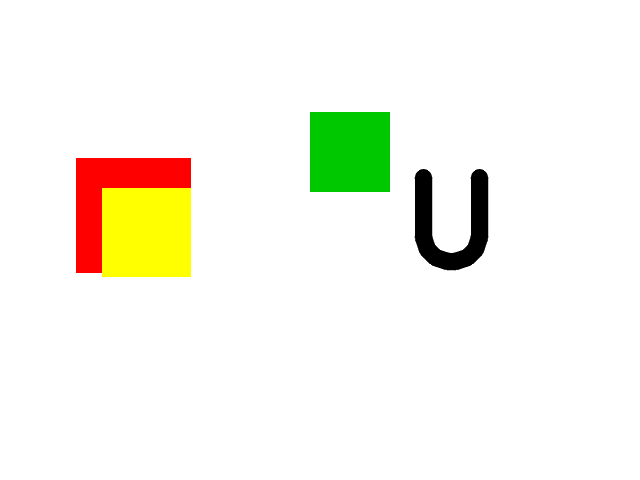
#> input picture samples/sample_04.png, 640 x 480 px, given in place of the camera
$ python vision_detect.py
#> lines starting #> are read from the running program, lines starting #| are printed output that depends on the picture; after the words box and inside, x2 and y2 are one past the last pixel; in counts of white or black regions, pixels touching at a corner belong together
import argparse
import os
import sys
import glob
import json
import time
from typing import List, Tuple, Dict

import cv2
import numpy as np


# -----------------------------
# Letter template generation
# -----------------------------
def make_letter_template(letter: str, size: int = 128, font_scale: float = 3.0, thickness: int = 10) -> np.ndarray:
    img = np.full((size, size), 255, np.uint8)
    font = cv2.FONT_HERSHEY_SIMPLEX
    (tw, th), baseline = cv2.getTextSize(letter, font, font_scale, thickness)
    x = (size - tw) // 2
    y = (size + th) // 2
    cv2.putText(img, letter, (x, y), font, font_scale, (0,), thickness, cv2.LINE_AA)
    return img


def rotate_image(img: np.ndarray, angle: float) -> np.ndarray:
    (h, w) = img.shape[:2]
    center = (w // 2, h // 2)
    M = cv2.getRotationMatrix2D(center, angle, 1.0)
    rotated = cv2.warpAffine(img, M, (w, h), flags=cv2.INTER_LINEAR, borderMode=cv2.BORDER_CONSTANT, borderValue=255)
    return rotated


def generate_letter_templates(letters: List[str] = ["H", "S", "U"],
                              base_size: int = 128,
                              scales: List[float] = None,
                              angles: List[float] = None,
                              include_inverted: bool = True,
                              edge_mode: bool = False) -> Dict[str, List[np.ndarray]]:
    if scales is None:
        scales = [0.3, 0.45, 0.6, 0.8, 1.0, 1.3, 1.6, 2.0]
    if angles is None:
        angles = [-12, -8, -4, 0, 4, 8, 12]
    templates: Dict[str, List[np.ndarray]] = {}
    for L in letters:
        base = make_letter_template(L, size=base_size, font_scale=3.0, thickness=10)
        variants: List[np.ndarray] = []
        for ang in angles:
            rot = rotate_image(base, ang)
            for s in scales:
                sz = max(24, int(base_size * s))
                tpl = cv2.resize(rot, (sz, sz), interpolation=cv2.INTER_AREA)
                # Ensure binary-ish template (white background, dark letter)
                tpl_bin = cv2.threshold(tpl, 0, 255, cv2.THRESH_BINARY + cv2.THRESH_OTSU)[1]
                if edge_mode:
                    tpl_edges = cv2.Canny(tpl_bin, 60, 140)
                    variants.append(tpl_edges)
                    if include_inverted:
                        variants.append(cv2.Canny(255 - tpl_bin, 60, 140))
                else:
                    variants.append(tpl_bin)
                    if include_inverted:
                        variants.append(255 - tpl_bin)
        templates[L] = variants
    return templates


# -----------------------------
# Template matching + NMS
# -----------------------------
def non_max_suppression(boxes: List[Tuple[int, int, int, int]], scores: List[float], overlap_thresh: float = 0.3):
    if len(boxes) == 0:
        return []
    boxes_np = np.array(boxes, dtype=float)
    scores_np = np.array(scores, dtype=float)

    x1 = boxes_np[:, 0]
    y1 = boxes_np[:, 1]
    x2 = boxes_np[:, 0] + boxes_np[:, 2]
    y2 = boxes_np[:, 1] + boxes_np[:, 3]
    areas = (x2 - x1) * (y2 - y1)
    order = scores_np.argsort()[::-1]

    keep = []
    while order.size > 0:
        i = order[0]
        keep.append(i)
        xx1 = np.maximum(x1[i], x1[order[1:]])
        yy1 = np.maximum(y1[i], y1[order[1:]])
        xx2 = np.minimum(x2[i], x2[order[1:]])
        yy2 = np.minimum(y2[i], y2[order[1:]])

        w = np.maximum(0.0, xx2 - xx1)
        h = np.maximum(0.0, yy2 - yy1)
        inter = w * h
        iou = inter / (areas[i] + areas[order[1:]] - inter + 1e-6)
        inds = np.where(iou <= overlap_thresh)[0]
        order = order[inds + 1]
    return [int(k) for k in keep]


def match_letters(gray: np.ndarray,
                  templates: Dict[str, List[np.ndarray]],
                  threshold: float = 0.55,
                  max_detections_per_letter: int = 3,
                  edge_mode: bool = False):
    detections = []  # dicts: {label, score, box}
    src = gray
    if edge_mode:
        src = cv2.Canny(gray, 60, 140)
    for label, tpls in templates.items():
        boxes = []
        scores = []
        for tpl in tpls:
            th, tw = tpl.shape[:2]
            if src.shape[0] < th or src.shape[1] < tw:
                continue
            res = cv2.matchTemplate(src, tpl, cv2.TM_CCOEFF_NORMED)
            loc = np.where(res >= threshold)
            for (y, x) in zip(*loc):
                score = float(res[y, x])
                boxes.append((x, y, tw, th))
                scores.append(score)
        if boxes:
            keep_idx = non_max_suppression(boxes, scores, overlap_thresh=0.35)
            # sort kept by score desc
            keep_idx = sorted(keep_idx, key=lambda i: scores[i], reverse=True)
            for i in keep_idx[:max_detections_per_letter]:
                detections.append({
                    "label": label,
                    "score": float(scores[i]),
                    "box": [int(v) for v in boxes[i]]
                })
    # Sort overall by score desc
    detections.sort(key=lambda d: d["score"], reverse=True)
    return detections


# -----------------------------
# Color square detection (HSV)
# -----------------------------
def detect_color_squares(frame_bgr: np.ndarray) -> List[Dict]:
    hsv = cv2.cvtColor(frame_bgr, cv2.COLOR_BGR2HSV)
    # Tuned to RCJ markers (adjust in field)
    ranges = {
        "RED": [(np.array([0, 100, 80]), np.array([10, 255, 255])),
                 (np.array([170, 100, 80]), np.array([180, 255, 255]))],
        # Slightly broadened yellow (lower S)
        "YELLOW": [(np.array([18, 60, 120]), np.array([38, 255, 255]))],
        "GREEN": [(np.array([40, 60, 60]), np.array([90, 255, 255]))],
    }

    results: List[Dict] = []
    for color, bounds_list in ranges.items():
        mask_total = None
        for lb, ub in bounds_list:
            mask = cv2.inRange(hsv, lb, ub)
            mask_total = mask if mask_total is None else cv2.bitwise_or(mask_total, mask)
        kernel = np.ones((5, 5), np.uint8)
        mask_total = cv2.morphologyEx(mask_total, cv2.MORPH_OPEN, kernel)
        mask_total = cv2.morphologyEx(mask_total, cv2.MORPH_CLOSE, kernel)

        cnts, _ = cv2.findContours(mask_total, cv2.RETR_EXTERNAL, cv2.CHAIN_APPROX_SIMPLE)
        for c in cnts:
            area = cv2.contourArea(c)
            if area < 800:
                continue
            x, y, w, h = cv2.boundingRect(c)
            ar = w / float(h)
            if ar < 0.7 or ar > 1.3:
                continue
            peri = cv2.arcLength(c, True)
            approx = cv2.approxPolyDP(c, 0.04 * peri, True)
            if len(approx) < 4 or len(approx) > 8:
                continue
            hull = cv2.convexHull(c)
            hull_area = cv2.contourArea(hull)
            if hull_area <= 0:
                continue
            solidity = area / hull_area
            if solidity < 0.8:
                continue
            results.append({"color": color, "box": [int(x), int(y), int(w), int(h)], "area": float(area)})
    return results


# -----------------------------
# Visualization helpers
# -----------------------------
def draw_detections(frame_bgr: np.ndarray, letters: List[Dict], squares: List[Dict]) -> np.ndarray:
    out = frame_bgr.copy()
    for d in letters:
        x, y, w, h = d["box"]
        cv2.rectangle(out, (x, y), (x + w, y + h), (0, 200, 0), 2)
        cv2.putText(out, f"{d['label']} {d['score']:.2f}", (x, max(0, y - 6)),
                    cv2.FONT_HERSHEY_SIMPLEX, 0.6, (0, 200, 0), 2)
    for s in squares:
        x, y, w, h = s["box"]
        color_name = s["color"]
        color_map = {"RED": (0, 0, 255), "YELLOW": (0, 255, 255), "GREEN": (0, 200, 0)}
        cv2.rectangle(out, (x, y), (x + w, y + h), color_map.get(color_name, (0, 255, 255)), 2)
        cv2.putText(out, color_name, (x, max(0, y - 6)), cv2.FONT_HERSHEY_SIMPLEX, 0.6, color_map.get(color_name, (0, 255, 255)), 2)
    return out


# -----------------------------
# Demo sample generator (images)
# -----------------------------
# [30 lines left out: function generate_demo_samples, not called in this run]


# -----------------------------
# Main CLI
# -----------------------------
def _open_capture(args):
    # Resolve backend constant
    backend = None
    if getattr(args, "backend", None):
        b = args.backend.lower()
        if b == "dshow":
            backend = cv2.CAP_DSHOW
        elif b == "msmf":
            backend = cv2.CAP_MSMF
        elif b == "any":
            backend = cv2.CAP_ANY

    # URL takes precedence
    if getattr(args, "camera_url", None):
        cap = cv2.VideoCapture(args.camera_url)
        return cap

    # Try device by name when DSHOW is selected and device_name provided
    device_name = getattr(args, "device_name", None)
    if device_name and backend == cv2.CAP_DSHOW:
        cap = cv2.VideoCapture(f"video={device_name}", cv2.CAP_DSHOW)
        if cap.isOpened():
            return cap

    # Try by index with requested backend or CAP_ANY
    index = int(getattr(args, "camera_index", 0))
    if backend is not None:
        cap = cv2.VideoCapture(index, backend)
        if cap.isOpened():
            return cap

    # Fallbacks: MSMF -> DSHOW -> ANY
    for be in (cv2.CAP_MSMF, cv2.CAP_DSHOW, cv2.CAP_ANY):
        try:
            cap = cv2.VideoCapture(index, be)
            if cap.isOpened():
                print(json.dumps({"info": "camera_open_fallback", "backend": "MSMF" if be==cv2.CAP_MSMF else ("DSHOW" if be==cv2.CAP_DSHOW else "ANY"), "index": index}))
                return cap
        except Exception:
            pass

    # Last attempt: if a device name was provided, try DSHOW string open
    if device_name:
        cap = cv2.VideoCapture(f"video={device_name}", cv2.CAP_DSHOW)
        if cap.isOpened():
            print(json.dumps({"info": "camera_open_by_name", "backend": "DSHOW", "device_name": device_name}))
            return cap

    return cv2.VideoCapture(-1)  # unopened sentinel


def run_camera(args):
    scales_str = getattr(args, 'scales', None)
    angles_str = getattr(args, 'angles', None)
    scales = [float(x) for x in scales_str.split(',')] if scales_str else None
    angles = [float(x) for x in angles_str.split(',')] if angles_str else None
    include_inverted = not getattr(args, 'no_invert', False)
    use_edges = bool(getattr(args, 'use_edges', False))
    templates = generate_letter_templates(["H", "S", "U"],
                                          scales=scales,
                                          angles=angles,
                                          include_inverted=include_inverted,
                                          edge_mode=use_edges)
    cap = _open_capture(args)
    cap.set(cv2.CAP_PROP_FRAME_WIDTH, float(args.width))
    cap.set(cv2.CAP_PROP_FRAME_HEIGHT, float(args.height))
    if not cap.isOpened():
        raise RuntimeError("Cannot open camera")
    print("[INFO] Camera mode: press 'q' to quit.")
    while True:
        ok, frame = cap.read()
        if not ok:
            print("[WARN] Camera read failed.")
            break
        gray = cv2.cvtColor(frame, cv2.COLOR_BGR2GRAY)
        if bool(getattr(args, 'clahe', False)):
            clahe = cv2.createCLAHE(clipLimit=2.0, tileGridSize=(8,8))
            gray = clahe.apply(gray)
        gray = cv2.GaussianBlur(gray, (5, 5), 0)
        letter_dets = match_letters(gray, templates, threshold=args.letter_threshold, edge_mode=use_edges)
        color_dets = detect_color_squares(frame)

        annotated = draw_detections(frame, letter_dets, color_dets)
        if args.output_dir:
            os.makedirs(args.output_dir, exist_ok=True)
            out_path = os.path.join(args.output_dir, f"frame_{int(time.time()*1000)}.jpg")
            cv2.imwrite(out_path, annotated)

        payload = {
            "letters": letter_dets,
            "colors": color_dets,
            "timestamp": time.time(),
        }
        print(json.dumps(payload))

        if not args.headless:
            cv2.imshow("Rescue Vision - Template Matching", annotated)
            if cv2.waitKey(1) & 0xFF == ord('q'):
                break
    cap.release()
    cv2.destroyAllWindows()


# [55 lines left out: function run_images, not called in this run]


def parse_args(argv=None):
    ap = argparse.ArgumentParser(description="Rescue Maze Vision (Template Matching)")
    ap.add_argument("--mode", choices=["camera", "images"], default="camera", help="Run using camera or a folder of images")
    ap.add_argument("--input", type=str, default="samples", help="Input folder for images mode")
    ap.add_argument("--output-dir", type=str, default=None, help="Optional output folder for annotated frames")
    ap.add_argument("--letter-threshold", type=float, default=0.55, help="Threshold for letter template matching (0-1)")
    ap.add_argument("--headless", action="store_true", help="Disable display windows")
    ap.add_argument("--demo-samples", action="store_true", help="Generate demo images into --input before processing (images mode only)")
    # Camera options
    ap.add_argument("--camera-index", type=int, default=0, help="Camera index for OpenCV (e.g., 0,1,2)")
    ap.add_argument("--camera-url", type=str, default=None, help="URL for IP camera stream (e.g., http://ip:port/video)")
    ap.add_argument("--backend", type=str, default=None, choices=[None, "dshow", "msmf", "any"], help="Windows capture backend")
    ap.add_argument("--width", type=int, default=640, help="Capture width")
    ap.add_argument("--height", type=int, default=480, help="Capture height")
    ap.add_argument("--list-cams", action="store_true", help="Probe camera indices 0-10 and print which open")
    ap.add_argument("--device-name", type=str, default=None, help="DirectShow device friendly name, e.g. 'Camo Studio' or 'EpocCam Camera'")
    # Matching options
    ap.add_argument("--scales", type=str, default=None, help="Comma-separated scales for templates, e.g. 0.3,0.5,0.8,1.0,1.5,2.0")
    ap.add_argument("--angles", type=str, default=None, help="Comma-separated angles in degrees, e.g. -12,-8,-4,0,4,8,12")
    ap.add_argument("--no-invert", action="store_true", help="Do not include inverted templates (for white-on-dark letters)")
    ap.add_argument("--use-edges", action="store_true", help="Match on Canny edges (robust to lighting and colors)")
    ap.add_argument("--clahe", action="store_true", help="Apply CLAHE contrast normalization before matching")
    return ap.parse_args(argv)


def main(argv=None):
    args = parse_args(argv)
    if args.list_cams:
        print("[INFO] Probing camera indices 0-10 ...")
        available = []
        for i in range(0, 11):
            cap = cv2.VideoCapture(i, cv2.CAP_ANY)
            ok = cap.isOpened()
            if ok:
                ret, _ = cap.read()
                if ret:
                    available.append(i)
            cap.release()
        print(json.dumps({"available_camera_indices": available}))
        if args.mode == "camera" and args.camera_index not in available and not args.camera_url:
            print("[WARN] Requested camera index not available; pass --camera-url or choose an available index.")

    if args.mode == "camera":
        run_camera(args)
#> in run_camera, frame is the input picture: shape (480, 640, 3); mean B, G, R 235.3, 246.1, 246.6
#> in run_camera, `gray = cv2.cvtColor(frame, cv2.COLOR_BGR2GRAY)`:
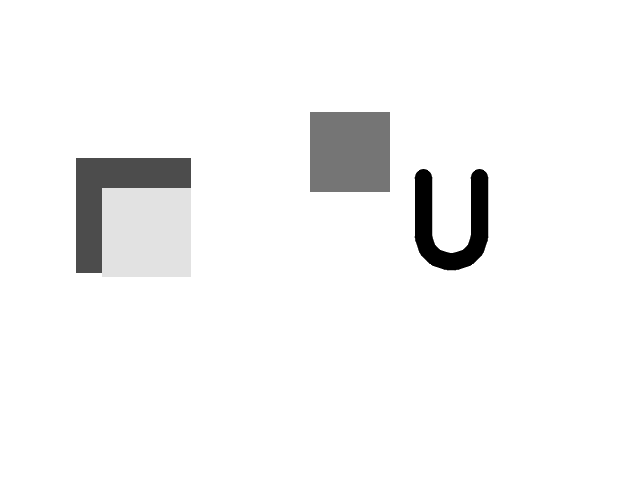
#> gray: shape (480, 640); min 0, max 255, mean 245
#> after the loop in match_letters, `for label, tpls in templates.items():`: detections = 3 items
#> after the loop in detect_color_squares, `for color, bounds_list in ranges.items():`:
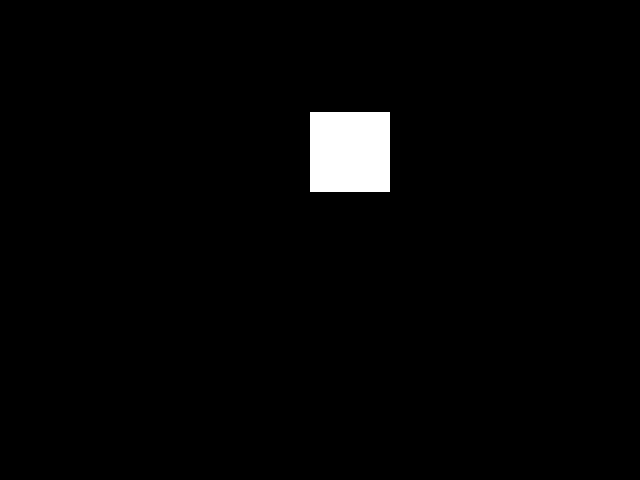
#> mask_total: shape (480, 640); 2.1% white; 1 white region, box (x1, y1, x2, y2) and area: (310, 112, 390, 192) 6400
#> after the loop in detect_color_squares, `for color, bounds_list in ranges.items():`: results = 2 items
#> the loop in draw_detections, `for d in letters:` made 3 passes
#> (d, x, y, w, h) on passes 1 to 3: ({'label': 'U', 'score': 0.883, 'box': [375, 134, 166, 166]}, 375, 134, 166, 166), ({'label': 'H', 'score': 0.675, 'box': [375, 129, 166, 166]}, 375, 129, 166, 166), ({'label': 'H', 'score': 0.615, 'box': [10, 45, 256, 256]}, 10, 45, 256, 256)
#> after the loop in draw_detections, `for d in letters:`:
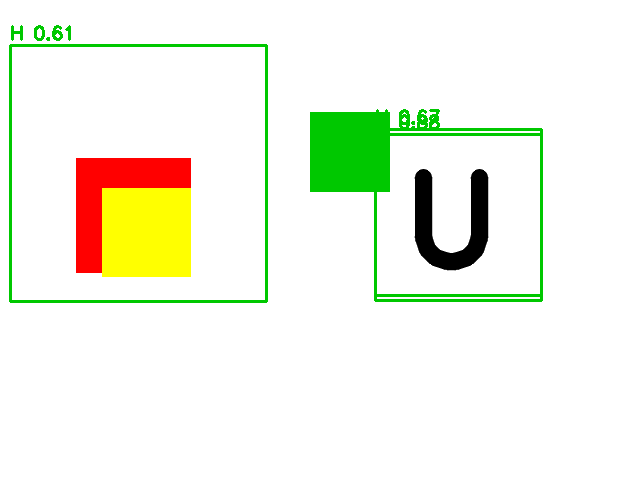
#> out: shape (480, 640, 3); 2.18% of pixels changed, all inside (x1, y1, x2, y2) = (9, 25, 543, 303)
#> the loop in draw_detections, `for s in squares:` made 2 passes
#> (s, x, y, w, h, color_name) on passes 1 to 2: ({'color': 'YELLOW', 'box': [102, 188, 89, 89], 'area': 7744}, 102, 188, 89, 89, 'YELLOW'), ({'color': 'GREEN', 'box': [310, 112, 80, 80], 'area': 6241}, 310, 112, 80, 80, 'GREEN')
#> after the loop in draw_detections, `for s in squares:`:
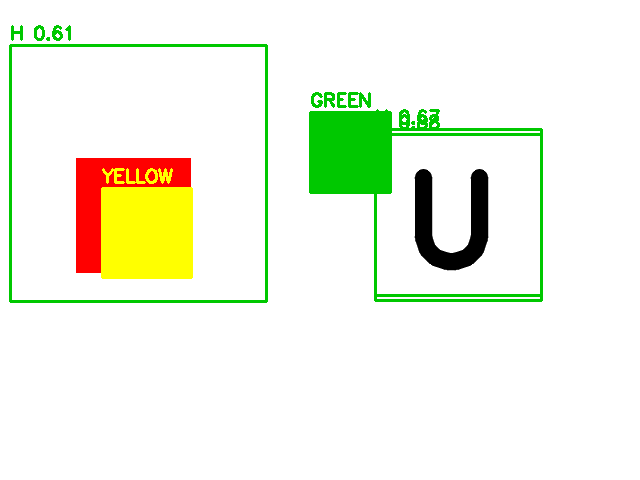
#> out: shape (480, 640, 3); 0.68% of pixels changed, all inside (x1, y1, x2, y2) = (101, 92, 392, 279)
#> (printed output is left out)
#> (key q is pressed here)
    else:
        run_images(args)


if __name__ == "__main__":
    main()

$ run again, on samples/sample_05.png
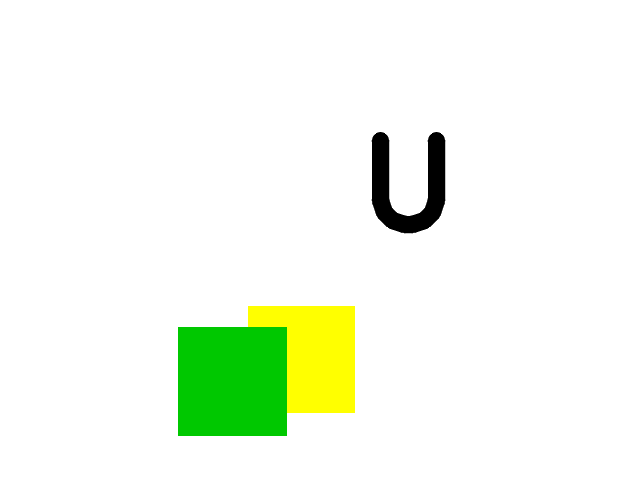
#> input picture samples/sample_05.png, 640 x 480 px, given in place of the camera
#> in run_camera, frame is the input picture: shape (480, 640, 3); mean B, G, R 235.3, 249.8, 242.1
#> after the loop in match_letters, `for label, tpls in templates.items():`: detections = 3 items
#> hsv: shape (480, 640, 3); mean H, S, V 3.1, 16.6, 249.8
#> after the loop in detect_color_squares, `for color, bounds_list in ranges.items():`:
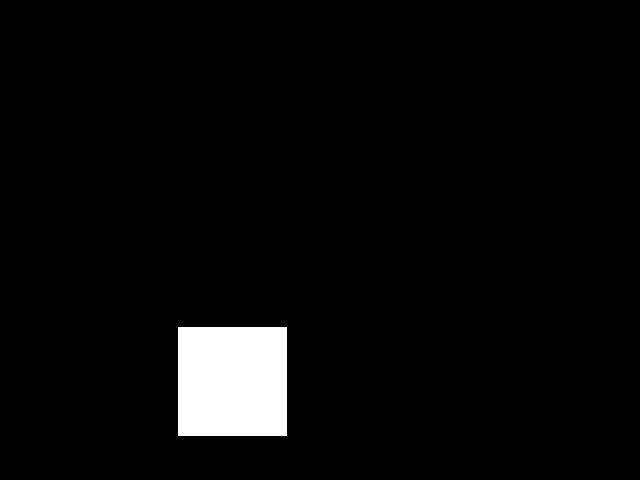
#> mask_total: shape (480, 640); 3.9% white; 1 white region, box (x1, y1, x2, y2) and area: (178, 327, 287, 436) 11881
#> after the loop in detect_color_squares, `for color, bounds_list in ranges.items():`: results = 2 items
#> the loop in draw_detections, `for d in letters:` made 3 passes
#> (d, x, y, w, h) on passes 1 to 3: ({'label': 'U', 'score': 0.918, 'box': [331, 97, 166, 166]}, 331, 97, 166, 166), ({'label': 'H', 'score': 0.711, 'box': [331, 92, 166, 166]}, 331, 92, 166, 166), ({'label': 'H', 'score': 0.559, 'box': [112, 224, 256, 256]}, 112, 224, 256, 256)
#> the loop in draw_detections, `for s in squares:` made 2 passes
#> (x, y, w, h, color_name) on passes 1 to 2: (248, 306, 107, 107, 'YELLOW'), (178, 327, 109, 109, 'GREEN')
#> after the loop in draw_detections, `for s in squares:`:
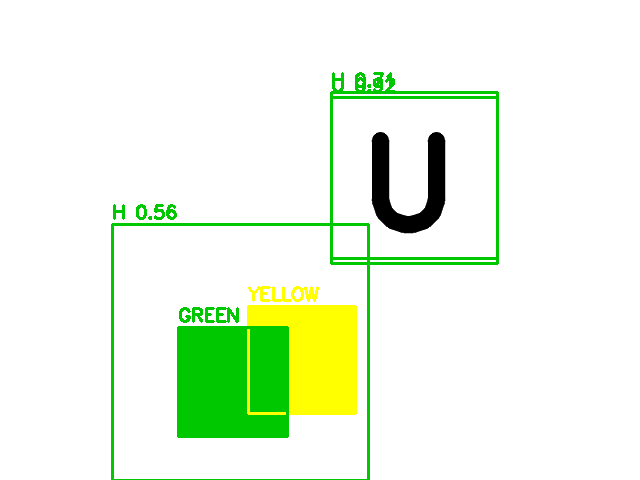
#> out: shape (480, 640, 3); mean B, G, R 228.2, 248.5, 235.9
#> (printed output is left out)
